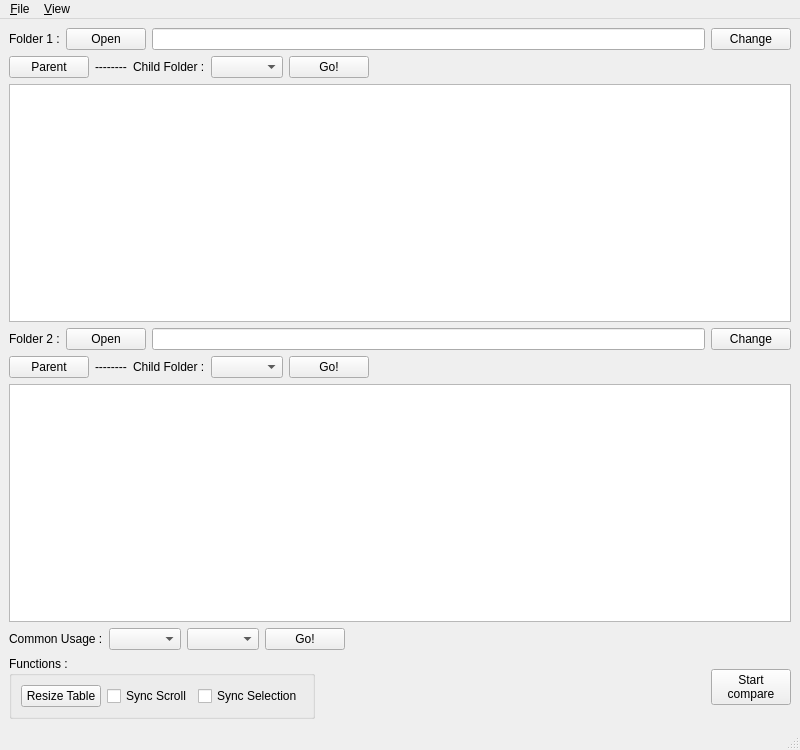
<?xml version="1.0" encoding="UTF-8"?>
<ui version="4.0">
 <class>CDMainWindowNew</class>
 <widget class="QMainWindow" name="CDMainWindowNew">
  <property name="geometry">
   <rect>
    <x>0</x>
    <y>0</y>
    <width>800</width>
    <height>750</height>
   </rect>
  </property>
  <property name="windowTitle">
   <string>Compare Folder</string>
  </property>
  <widget class="QWidget" name="centralwidget">
   <layout class="QGridLayout" name="gridLayout_2">
    <item row="0" column="0">
     <layout class="QHBoxLayout" name="horizontalLayout_2">
      <item>
       <widget class="QLabel" name="label">
        <property name="text">
         <string>Folder 1 :</string>
        </property>
       </widget>
      </item>
      <item>
       <widget class="QPushButton" name="pushButton_3">
        <property name="text">
         <string>Open</string>
        </property>
       </widget>
      </item>
      <item>
       <widget class="QLineEdit" name="lineEdit">
        <property name="readOnly">
         <bool>true</bool>
        </property>
       </widget>
      </item>
      <item>
       <widget class="QPushButton" name="pushButton_7">
        <property name="text">
         <string>Change</string>
        </property>
       </widget>
      </item>
     </layout>
    </item>
    <item row="1" column="0">
     <layout class="QHBoxLayout" name="horizontalLayout_4">
      <item>
       <widget class="QPushButton" name="pushButton_2">
        <property name="text">
         <string>Parent</string>
        </property>
       </widget>
      </item>
      <item>
       <widget class="QLabel" name="label_4">
        <property name="text">
         <string>--------</string>
        </property>
       </widget>
      </item>
      <item>
       <widget class="QLabel" name="label_5">
        <property name="text">
         <string>Child Folder :</string>
        </property>
       </widget>
      </item>
      <item>
       <widget class="QComboBox" name="comboBox"/>
      </item>
      <item>
       <widget class="QPushButton" name="pushButton_9">
        <property name="text">
         <string>Go!</string>
        </property>
       </widget>
      </item>
      <item>
       <spacer name="horizontalSpacer_3">
        <property name="orientation">
         <enum>Qt::Horizontal</enum>
        </property>
        <property name="sizeHint" stdset="0">
         <size>
          <width>40</width>
          <height>20</height>
         </size>
        </property>
       </spacer>
      </item>
     </layout>
    </item>
    <item row="2" column="0">
     <widget class="CDTableWidget" name="tableWidget"/>
    </item>
    <item row="3" column="0">
     <layout class="QHBoxLayout" name="horizontalLayout">
      <item>
       <widget class="QLabel" name="label_2">
        <property name="text">
         <string>Folder 2 :</string>
        </property>
       </widget>
      </item>
      <item>
       <widget class="QPushButton" name="pushButton_5">
        <property name="text">
         <string>Open</string>
        </property>
       </widget>
      </item>
      <item>
       <widget class="QLineEdit" name="lineEdit_2">
        <property name="readOnly">
         <bool>true</bool>
        </property>
       </widget>
      </item>
      <item>
       <widget class="QPushButton" name="pushButton_8">
        <property name="text">
         <string>Change</string>
        </property>
       </widget>
      </item>
     </layout>
    </item>
    <item row="4" column="0">
     <layout class="QHBoxLayout" name="horizontalLayout_5">
      <item>
       <widget class="QPushButton" name="pushButton_4">
        <property name="text">
         <string>Parent</string>
        </property>
       </widget>
      </item>
      <item>
       <widget class="QLabel" name="label_3">
        <property name="text">
         <string>--------</string>
        </property>
       </widget>
      </item>
      <item>
       <widget class="QLabel" name="label_6">
        <property name="text">
         <string>Child Folder :</string>
        </property>
       </widget>
      </item>
      <item>
       <widget class="QComboBox" name="comboBox_2"/>
      </item>
      <item>
       <widget class="QPushButton" name="pushButton_10">
        <property name="text">
         <string>Go!</string>
        </property>
       </widget>
      </item>
      <item>
       <spacer name="horizontalSpacer_5">
        <property name="orientation">
         <enum>Qt::Horizontal</enum>
        </property>
        <property name="sizeHint" stdset="0">
         <size>
          <width>40</width>
          <height>20</height>
         </size>
        </property>
       </spacer>
      </item>
     </layout>
    </item>
    <item row="5" column="0">
     <widget class="CDTableWidget" name="tableWidget_2"/>
    </item>
    <item row="6" column="0">
     <layout class="QHBoxLayout" name="horizontalLayout_7">
      <item>
       <widget class="QLabel" name="label_7">
        <property name="sizePolicy">
         <sizepolicy hsizetype="Fixed" vsizetype="Preferred">
          <horstretch>0</horstretch>
          <verstretch>0</verstretch>
         </sizepolicy>
        </property>
        <property name="text">
         <string>Common Usage :</string>
        </property>
       </widget>
      </item>
      <item>
       <widget class="QComboBox" name="comboBox_3"/>
      </item>
      <item>
       <widget class="QComboBox" name="comboBox_4"/>
      </item>
      <item>
       <widget class="QPushButton" name="pushButton_11">
        <property name="text">
         <string>Go!</string>
        </property>
       </widget>
      </item>
      <item>
       <spacer name="horizontalSpacer_4">
        <property name="orientation">
         <enum>Qt::Horizontal</enum>
        </property>
        <property name="sizeHint" stdset="0">
         <size>
          <width>40</width>
          <height>20</height>
         </size>
        </property>
       </spacer>
      </item>
     </layout>
    </item>
    <item row="7" column="0">
     <layout class="QHBoxLayout" name="horizontalLayout_3">
      <item>
       <widget class="QGroupBox" name="groupBox">
        <property name="title">
         <string>Functions :</string>
        </property>
        <layout class="QGridLayout" name="gridLayout">
         <item row="0" column="0">
          <widget class="QPushButton" name="pushButton_6">
           <property name="text">
            <string>Resize Table</string>
           </property>
          </widget>
         </item>
         <item row="0" column="1">
          <widget class="QCheckBox" name="checkBox">
           <property name="text">
            <string>Sync Scroll</string>
           </property>
          </widget>
         </item>
         <item row="0" column="2">
          <widget class="QCheckBox" name="checkBox_2">
           <property name="text">
            <string>Sync Selection</string>
           </property>
          </widget>
         </item>
        </layout>
       </widget>
      </item>
      <item>
       <spacer name="horizontalSpacer_2">
        <property name="orientation">
         <enum>Qt::Horizontal</enum>
        </property>
        <property name="sizeHint" stdset="0">
         <size>
          <width>384</width>
          <height>20</height>
         </size>
        </property>
       </spacer>
      </item>
      <item>
       <widget class="QPushButton" name="pushButton">
        <property name="text">
         <string>Start
compare</string>
        </property>
       </widget>
      </item>
     </layout>
    </item>
   </layout>
  </widget>
  <widget class="QMenuBar" name="menubar">
   <property name="geometry">
    <rect>
     <x>0</x>
     <y>0</y>
     <width>800</width>
     <height>23</height>
    </rect>
   </property>
   <widget class="QMenu" name="menu_File">
    <property name="title">
     <string>&amp;File</string>
    </property>
    <addaction name="actionExit"/>
   </widget>
   <widget class="QMenu" name="menu_View">
    <property name="title">
     <string>&amp;View</string>
    </property>
    <addaction name="actionSync_Scroll"/>
    <addaction name="actionSync_Scroll_2"/>
    <addaction name="actionSync_Selection"/>
   </widget>
   <addaction name="menu_File"/>
   <addaction name="menu_View"/>
  </widget>
  <widget class="QStatusBar" name="statusbar"/>
  <action name="actionExit">
   <property name="text">
    <string>Exit</string>
   </property>
  </action>
  <action name="actionSync_Scroll">
   <property name="text">
    <string>&amp;Resize Table</string>
   </property>
  </action>
  <action name="actionSync_Scroll_2">
   <property name="checkable">
    <bool>true</bool>
   </property>
   <property name="checked">
    <bool>true</bool>
   </property>
   <property name="text">
    <string>Sync Scroll</string>
   </property>
  </action>
  <action name="actionSync_Selection">
   <property name="checkable">
    <bool>true</bool>
   </property>
   <property name="checked">
    <bool>true</bool>
   </property>
   <property name="text">
    <string>Sync Selection</string>
   </property>
  </action>
 </widget>
 <customwidgets>
  <customwidget>
   <class>CDTableWidget</class>
   <extends>QTableWidget</extends>
   <header>CDTableWidget.h</header>
  </customwidget>
 </customwidgets>
 <resources/>
 <connections/>
</ui>
